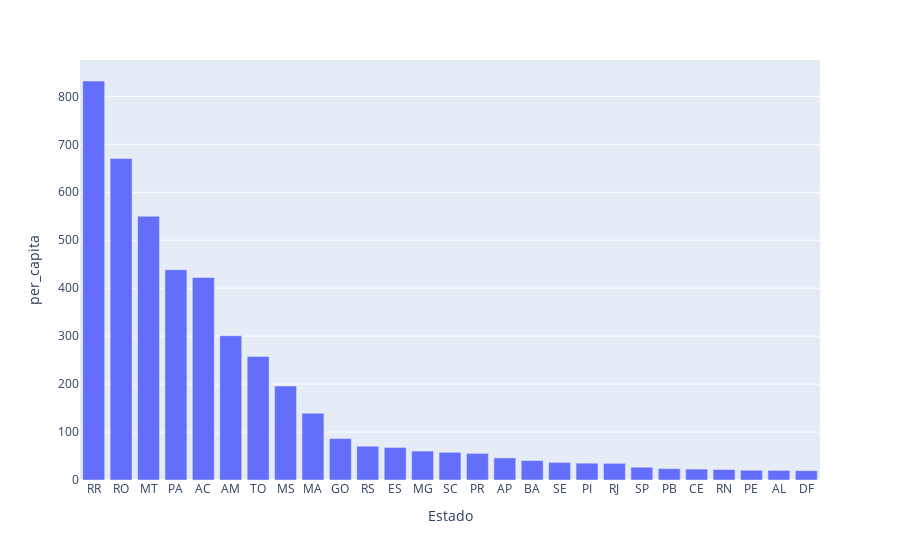

This figure's notebook cell:
### Code cell
px.bar(data_frame=emissao_per_capita, x='Estado', y='per_capita')

### Figure 1 — Plotly figure (JSON) as saved in the notebook; plotly's stock layout.template omitted (floating-point values rounded to 4 significant figures)
{"data": [{"alignmentgroup": "True", "hovertemplate": "Estado=%{x}<br>per_capita=%{y}<extra></extra>", "legendgroup": "", "marker": {"color": "#636efa", "pattern": {"shape": ""}}, "name": "", "offsetgroup": "", "orientation": "v", "showlegend": false, "textposition": "auto", "type": "bar", "x": ["RR", "RO", "MT", "PA", "AC", "AM", "TO", "MS", "MA", "GO", "RS", "ES", "MG", "SC", "PR", "AP", "BA", "SE", "PI", "RJ", "SP", "PB", "CE", "RN", "PE", "AL", "DF"], "xaxis": "x", "y": [832.1, 670.3, 550.1, 438.4, 422.5, 301.0, 257.7, 195.9, 139.3, 86.44, 70.48, 67.86, 60.32, 57.77, 55.49, 46.09, 40.47, 36.71, 35.07, 34.71, 26.58, 23.65, 22.77, 21.86, 20.29, 20.03, 19.39], "yaxis": "y"}], "layout": {"barmode": "relative", "legend": {"tracegroupgap": 0}, "margin": {"t": 60}, "xaxis": {"anchor": "y", "domain": [0, 1], "title": {"text": "Estado"}}, "yaxis": {"anchor": "x", "domain": [0, 1], "title": {"text": "per_capita"}}}}
